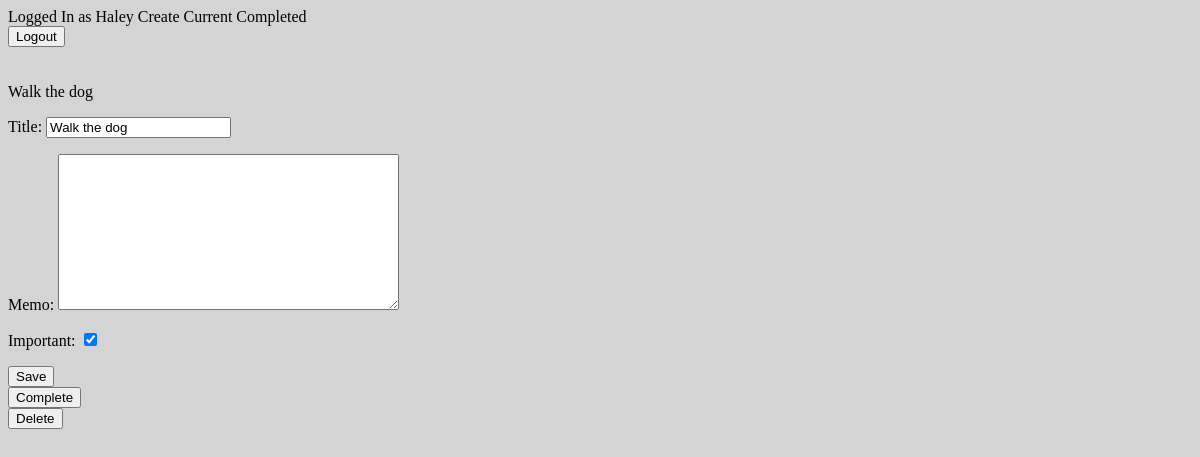
Page /todo/1 (signed in) on the earlier database version.
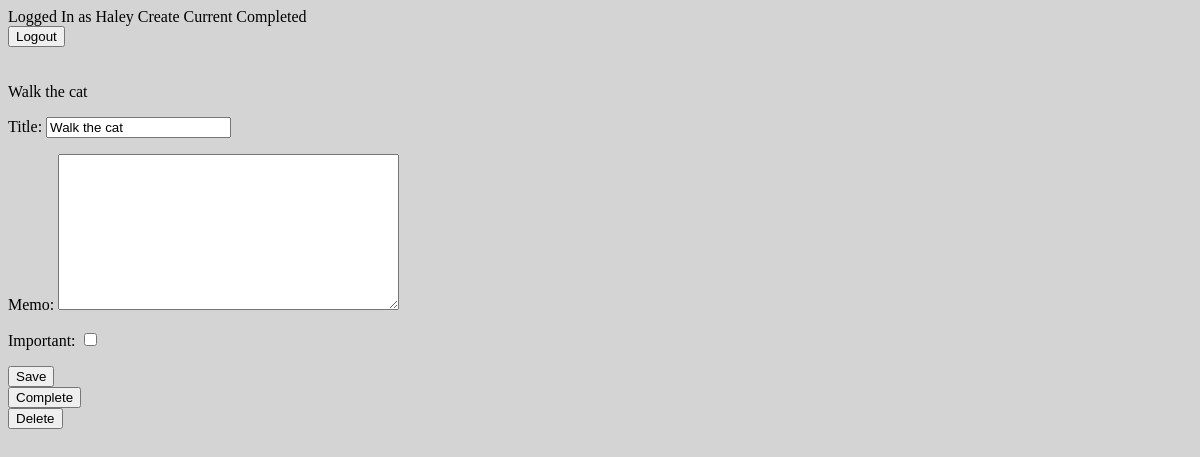
Same page on the later database version.
### todo/models.py (models this page shows, shortened)
class Todo(models.Model):
    title = models.CharField(max_length=100)
    memo = models.TextField(blank=True)
    created = models.DateTimeField(auto_now_add=True)
    datecompleted = models.DateTimeField(null=True, blank=True)
    important = models.BooleanField(default=False)
    user = models.ForeignKey(User, on_delete=models.CASCADE)

### todo/views.py (the view, shortened to what this page needs)
# urls.py: path('todo/<int:todo_pk>', views.viewTodo, name='viewtodo'),
@login_required
def viewTodo(request, todo_pk):
    todo = get_object_or_404(Todo, pk=todo_pk, user=request.user)
    if request.method == 'GET':
        form = TodoForm(instance=todo)
        return render(request, 'todo/viewtodo.html', {'todo': todo, 'form': form})

### todo/forms.py
class TodoForm(ModelForm):
    class Meta:
        model = Todo
        fields = ['title', 'memo', 'important']

### todo/templates/todo/viewtodo.html (shortened to what this page needs)
<!DOCTYPE html>
<html lang="en">
<head>
</head>
<body>
{% extends 'todo/base.html' %}
{% block content %}
{{ todo.title }}
<form method="POST">
    {{ form.as_p }}
    <button type="submit">Save</button>
</form>
<form method="POST" action="{% url 'completetodo' todo.id %}">
    <button type="submit">Complete</button>
</form>
<form method="POST" action="{% url 'deletetodo' todo.id %}">
    <button type="submit">Delete</button>
</form>
{% endblock %}

Differences in the rows shown:
changed Todo: title "Walk the dog" → "Walk the cat"; important "☑" → "☐"
